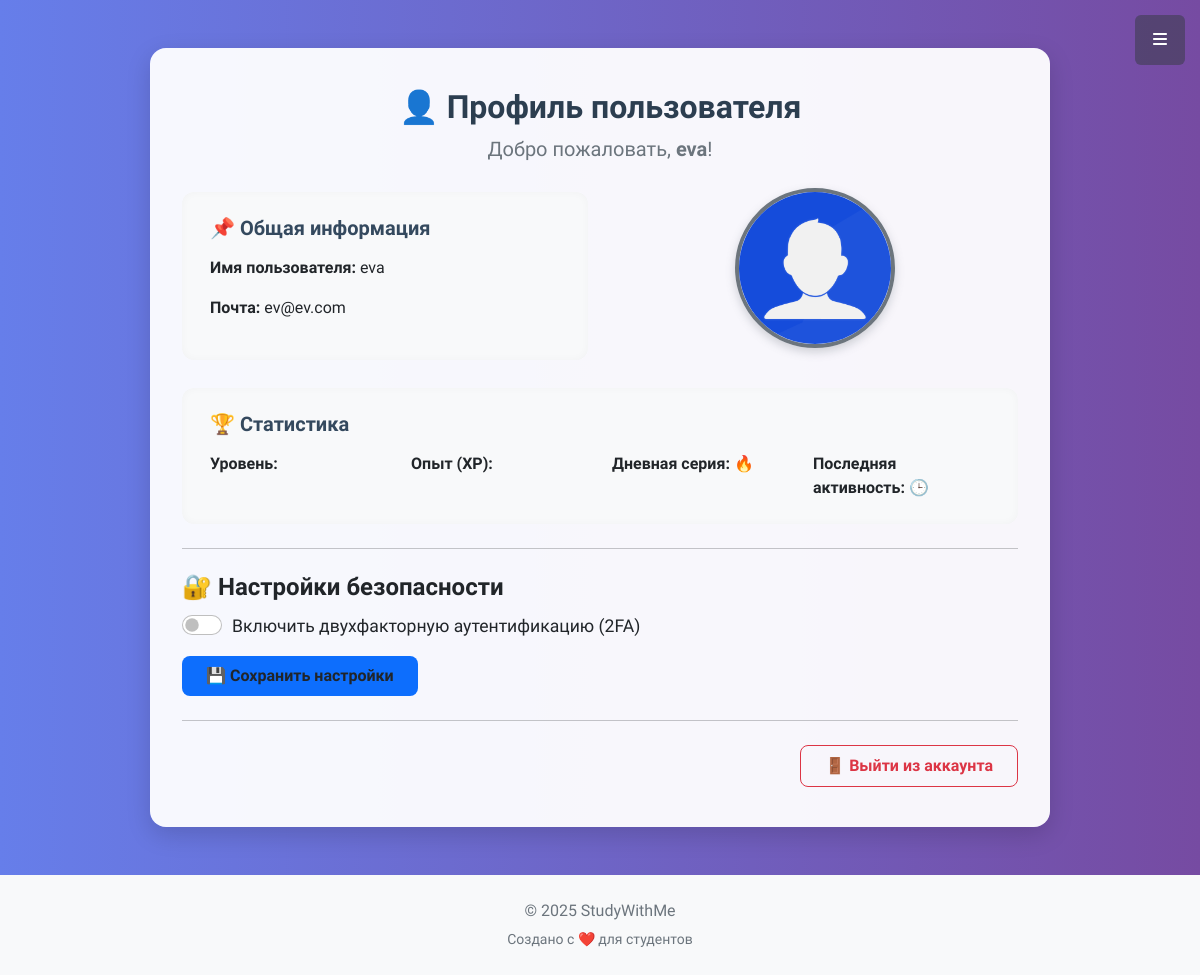
/profile/ (signed in), run on an earlier commit of the app's database.
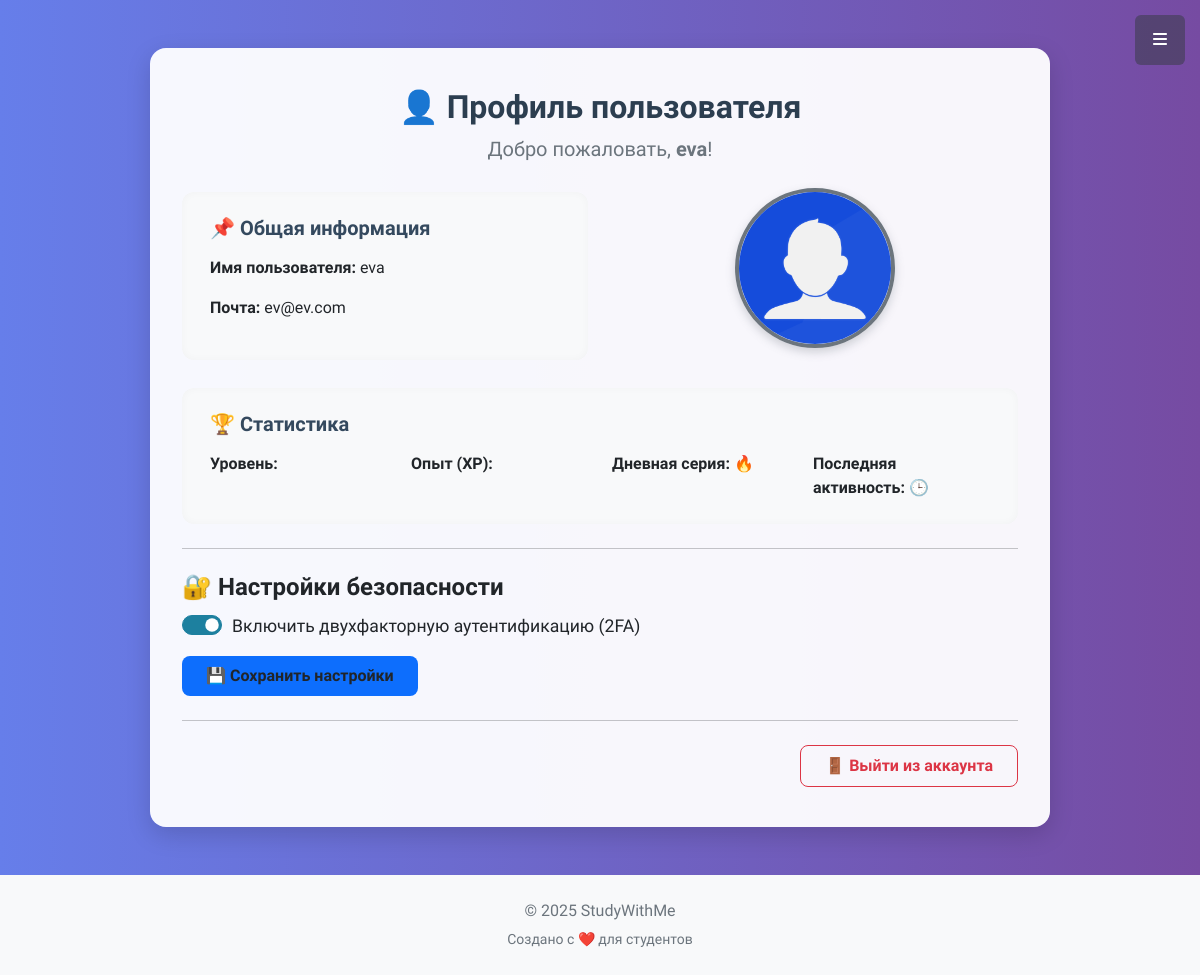
And on a later commit of the database.
### user/models.py (models this page shows, shortened)
class MyUser(AbstractBaseUser):
    username = models.CharField(max_length=30, verbose_name='Имя пользователя')
    email = models.EmailField(unique=True, verbose_name='Почта')
    avatar = models.ImageField(upload_to='user_avatar/', null=True, blank=True, verbose_name='Аватарка')
    role = models.CharField(
        max_length=20,
        choices=UserRoleEnum.choices,
        default=UserRoleEnum.STUDENT,
        verbose_name='Роль'
    )
    created_at = models.DateTimeField(auto_now_add=True)
    is_admin = models.BooleanField(default=False)
    is_2fa_enabled = models.BooleanField(default=False)
    objects = MyUserManager()
    USERNAME_FIELD = 'email'
    REQUIRED_FIELDS = ['username']

### user/views.py (the view)
# urls.py: path('profile/', views.user_profile, name='profile'),
@login_required(login_url='user_login')
def user_profile(request):
    current_user = request.user
    if request.method == 'POST':
        is_2fa_enabled = 'is_2fa_enabled' in request.POST
        user = MyUser.objects.get(id=request.user.id)
        user.is_2fa_enabled = is_2fa_enabled
        user.save()
    return render(request, 'authentication/user_profile.html', {'user': current_user})

### user/templates/authentication/user_profile.html (shortened to what this page needs)
{% extends 'base.html' %}
{% load static %}
{% block content %}
<div class="container mt-5 mb-5">
  <div class="profile-card mx-auto" style="max-width: 900px;">
    <div class="text-center mb-4">
      <h2>👤 Профиль пользователя</h2>
      <p class="text-muted fs-5">Добро пожаловать, <strong>{{ user.username }}</strong>!</p>
    </div>
    <div class="row g-4 mb-4 align-items-center">
      <div class="col-md-6">
        <div class="info-block">
          <h5>📌 Общая информация</h5>
          <p><strong>Имя пользователя:</strong> {{ user.username }}</p>
          <p><strong>Почта:</strong> {{ user.email }}</p>
        </div>
      </div>
      <div class="col-md-6 text-center">
        {% if user.avatar %}
          <img src="{{ user.avatar.url }}" alt="Аватар" class="avatar-img mb-3">
        {% else %}
          <img src="{% static 'assets/img/unnamed.png' %}" alt="Аватар по умолчанию" class="avatar-img mb-3" style="border-color: #6c757d; box-shadow: 0 4px 10px rgba(108,117,125,0.3);">
        {% endif %}
      </div>
    </div>
    <div class="row g-4 mb-4">
      <div class="col-md-12">
        <div class="info-block">
          <h5>🏆 Статистика</h5>
          <div class="row text-center text-md-start">
            <div class="col-md-3 mb-2 mb-md-0"><strong>Уровень:</strong> {{ user.level }}</div>
            <div class="col-md-3 mb-2 mb-md-0"><strong>Опыт (XP):</strong> {{ user.xp }}</div>
            <div class="col-md-3 mb-2 mb-md-0"><strong>Дневная серия:</strong> 🔥 {{ user.daily_streak }}</div>
            <div class="col-md-3"><strong>Последняя активность:</strong> 🕒 {{ user.last_active|date:"d.m.Y H:i" }}</div>
          </div>
        </div>
      </div>
    </div>
    <hr class="my-4">
    <div class="mb-4">
      <h4>🔐 Настройки безопасности</h4>
      <form method="post" class="d-flex flex-column align-items-start">
        <div class="form-check form-switch fs-5 mb-3">
          <input class="form-check-input" type="checkbox" name="is_2fa_enabled" id="2faSwitch" {% if user.is_2fa_enabled %}checked{% endif %}>
          <label class="form-check-label" for="2faSwitch">
            Включить двухфакторную аутентификацию (2FA)
          </label>
        </div>
        <button type="submit" class="btn btn-save">💾 Сохранить настройки</button>
      </form>
    </div>
    <hr class="my-4">
    <div class="text-end">
      <a href="{% url 'user_logout' %}" class="btn btn-outline-danger btn-logout">
        🚪 Выйти из аккаунта
      </a>
    </div>
  </div>
</div>
{% endblock %}

### main/templates/base.html (shortened to what this page needs)
{% load static %}
<!DOCTYPE html>
<html lang="ru">
<head>
    <link href="https://cdnjs.cloudflare.com/ajax/libs/simple-line-icons/2.5.5/css/simple-line-icons.min.css" rel="stylesheet" />
    <link href="{% static 'css/styles.css' %}" rel="stylesheet" />
</head>
<body id="page-top">
    <a class="menu-toggle rounded" href="#"><i class="fas fa-bars"></i></a>
    <main>
        {% block content %}
        {% endblock %}
    </main>
<footer class="footer text-center py-4 bg-light">
  <div class="container">
    <p class="text-muted mb-1">© 2025 StudyWithMe</p>
    <small class="text-muted">Создано с ❤️ для студентов</small>
  </div>
</footer>
</body>
</html>

### user/templates/authentication/user_profile.html (style rules this page uses)
body { background: linear-gradient(to right, #667eea, #764ba2); background-attachment: fixed; min-height: 100vh; }
body::before { content: ""; position: fixed; top: 0; left: 0; right: 0; bottom: 0; background: transparent; z-index: -1; }
.profile-card { background: rgba(255, 255, 255, 0.95); border-radius: 1rem; box-shadow: 0 0.5rem 1.5rem rgba(0,0,0,0.15); padding: 2.5rem 2rem; }
.profile-card h2 { font-weight: 700; color: #2c3e50; }
.profile-card h5 { font-weight: 600; color: #34495e; margin-bottom: 1rem; }
.avatar-img { width: 160px; height: 160px; object-fit: cover; border-radius: 50%; border: 4px solid #0d6efd; box-shadow: 0 4px 10px rgba(13,110,253,0.3); transition: transform 0.3s ease; }
.info-block { background: #f8f9fa; border-radius: 0.75rem; padding: 1.5rem 1.75rem; height: 100%; box-shadow: inset 0 0 8px rgba(0,0,0,0.03); }
.btn-save { background: #0d6efd; border: none; font-weight: 600; padding: 0.5rem 1.5rem; border-radius: 0.5rem; transition: background-color 0.3s ease; }
.btn-logout { font-weight: 600; border-radius: 0.5rem; padding: 0.5rem 1.5rem; transition: all 0.3s ease; }
.form-check-label { font-size: 1.1rem; cursor: pointer; }

What changed in the data, as far as the page shows it:
changed MyUser "eva": is_2fa_enabled "☐" → "☑"
